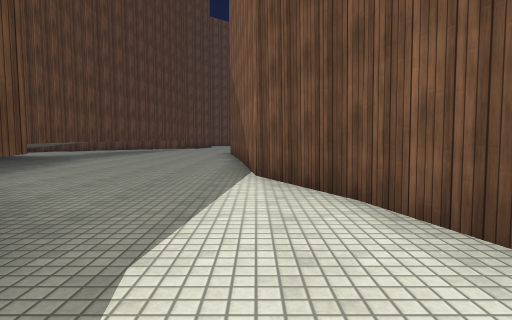
View 1 (above)

18 first-person views from a walk through a scene from a Unity 3-D project. The camera is 1.2 m above the floor, tilts 4° down and sees 80° across. The floor is counted in squares, 2 m on a side. Each view is taken from the middle of a square. On the plan, view 1 faces up. The plan holds only what a view shows up to about 9 squares ahead; the rest is blank. The place goes on beyond the plan. Surface patterns are stand-ins for the level's own textures.

View 2
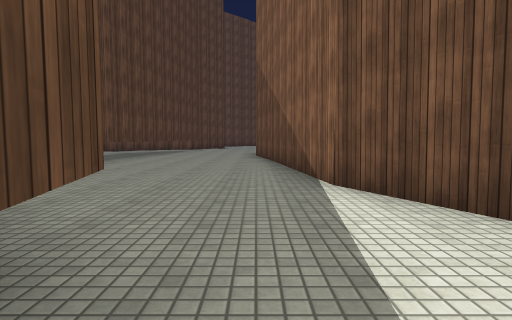

View 3
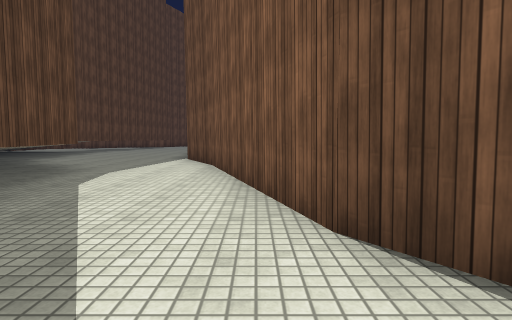

View 4
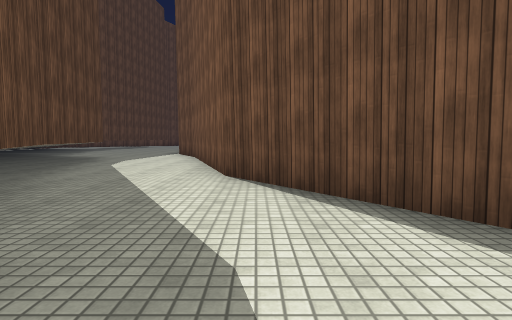

View 5
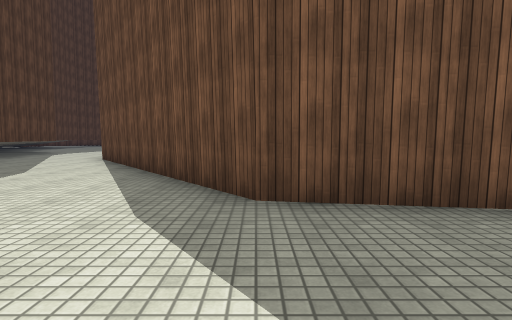

View 6
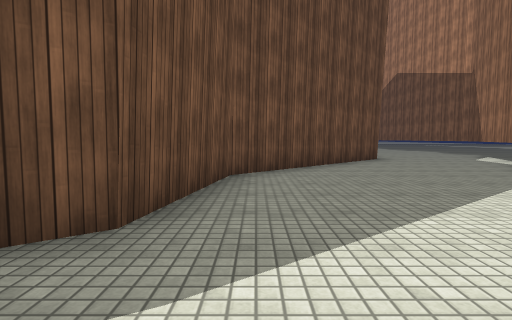

View 7
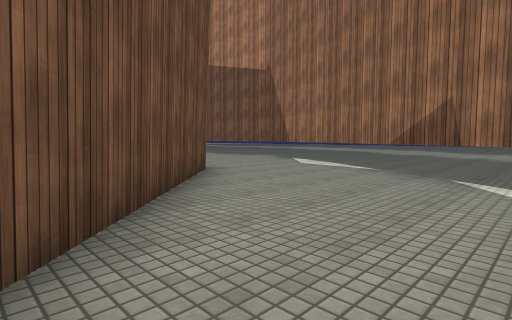

View 8
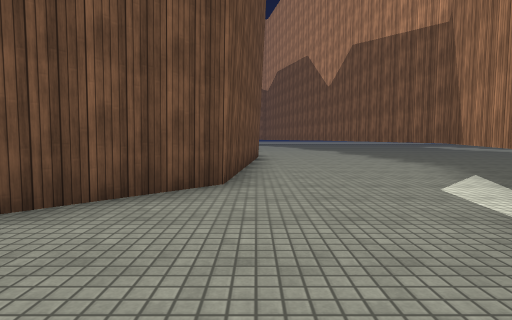

View 9
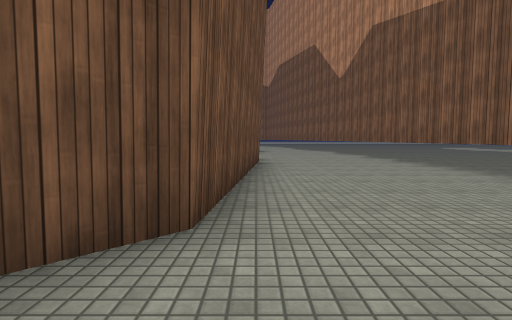

View 10
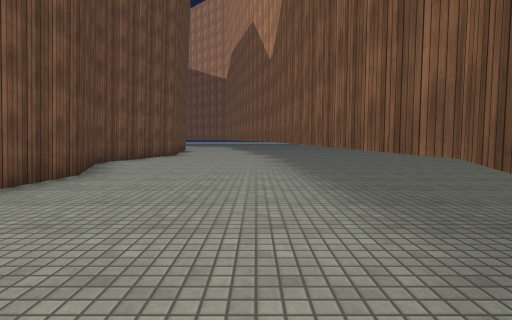

View 11
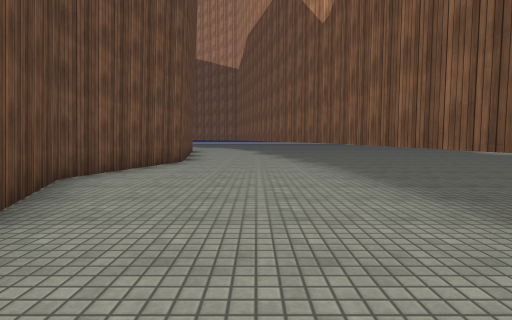

View 12
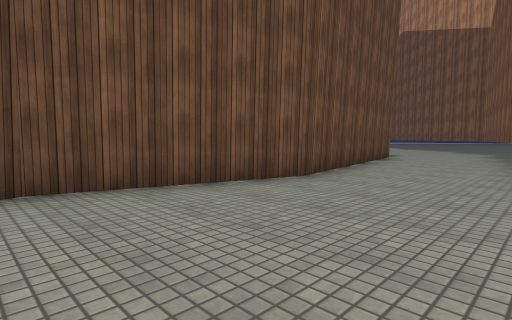

View 13
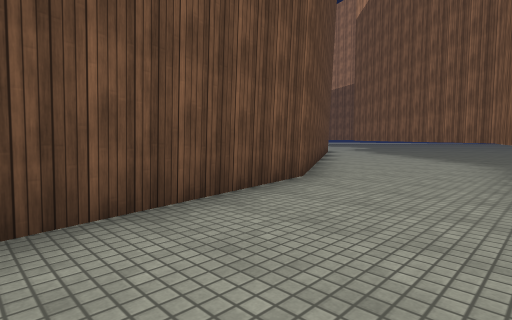

View 14
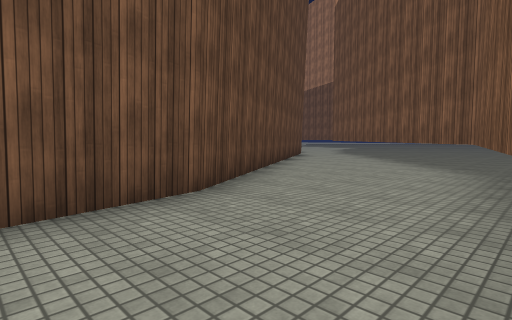

View 15
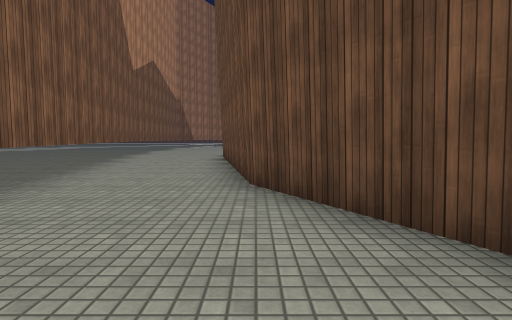

View 16
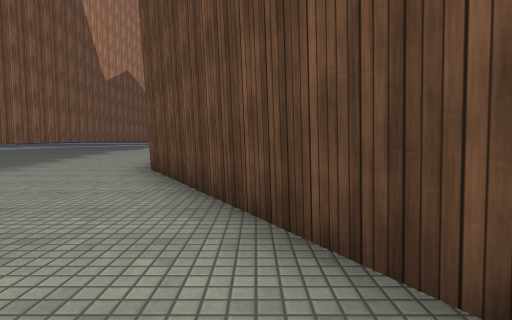

View 17
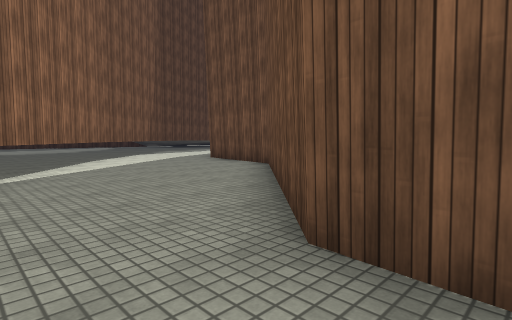

View 18
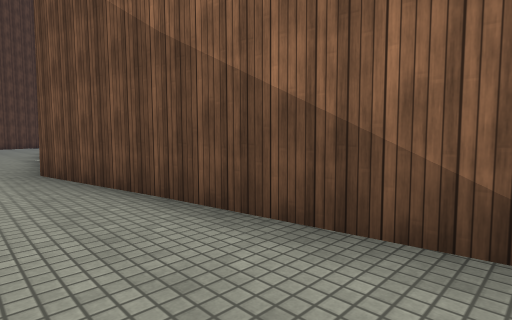

### Floor plan
Points are (right, up) in squares from view 1. A wall is a line through its corners. A room is listed if a view was taken in it or the views show most of it. See-through windows are left out.
Room 1 (views 1, 2, 3, 4, 5, 6, 7, 8, 9)
walls: (5.5, -10.5) (6.1, -11); (6, -11) (9.5, -13.5); (-0.5, -1.9) (0.5, -4.1); (9.4, -13.5) (12.2, -15); (12.8, -11.4) (10, -8.6) (7, -8.1) (2.5, -2.1) (1, 3); (1, 2.9) (0, 4.9); (-1.5, 2) (-0.5, -2.1)
ways out: opening at (13, -13) to room 2; opening at (-1.3, 4) to room 3
Room 2 (views 10, 11, 12, 13, 14, 15, 16, 17)
walls: (12.2, -15) (13, -15.5) (16.5, -17) (24.5, -16.5) (36, -14) (38.5, -11.5); (37.1, -9.2) (32, -12.1) (26, -13.1) (22.5, -12.1) (20, -13.1) (14, -12.6) (12.8, -11.4)
ways out: opening at (13, -13) to room 1
Room 3 (view 18)
walls: (-4.9, 10.1) (-5, 9) (-4.4, 5.8); (0, 4.9) (-0.7, 10.6)
ways out: opening at (-1.3, 4) to room 1

Positions as (right, up) in squares from view 1, and headings:
1: (0, 0), facing up
2: (-1, 1), facing up
3: (2, -4), facing up
4: (3, -7), facing up
5: (7, -11), facing up
6: (5, -9), facing right
7: (9, -9), facing down-right
8: (10, -13), facing right
9: (12, -13), facing right
10: (15, -16), facing right
11: (18, -15), facing right
12: (22, -16), facing up-right
13: (28, -15), facing up-right
14: (30, -15), facing up-right
15: (36, -12), facing left
16: (38, -10), facing left
17: (15, -14), facing up-left
18: (-2, 6), facing up-right
